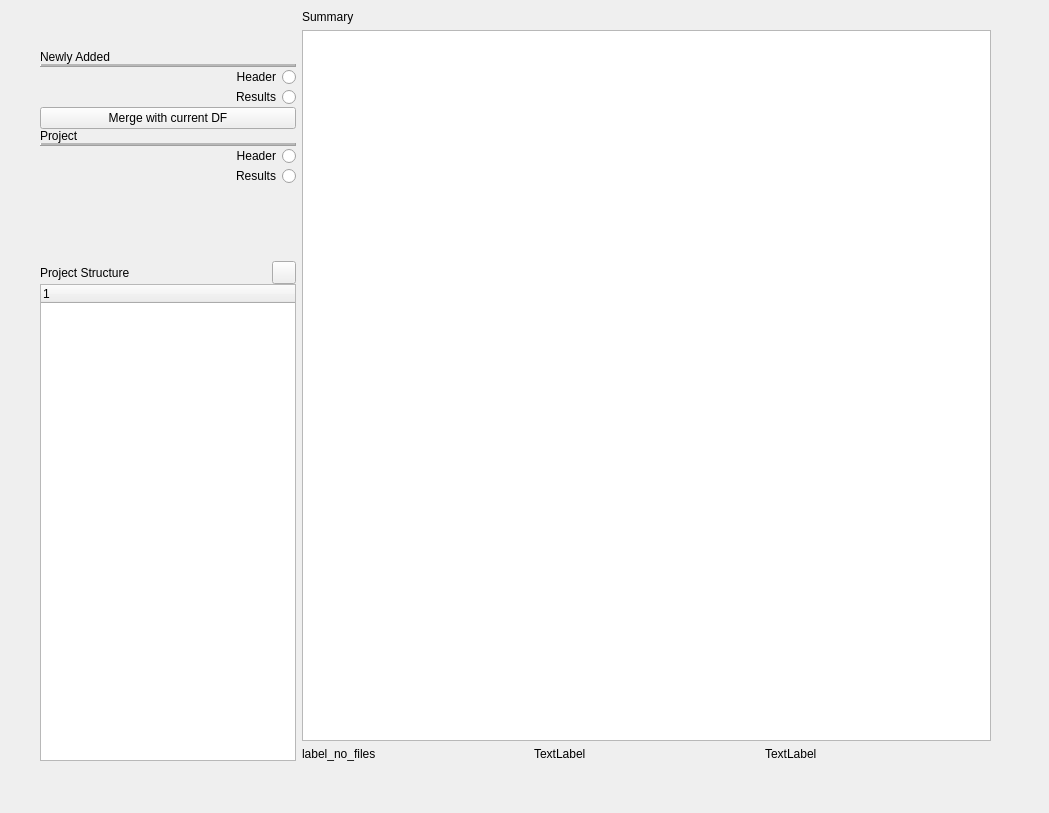
<?xml version="1.0" encoding="UTF-8"?>
<ui version="4.0">
 <class>Widget</class>
 <widget class="QWidget" name="Widget">
  <property name="geometry">
   <rect>
    <x>0</x>
    <y>0</y>
    <width>1049</width>
    <height>813</height>
   </rect>
  </property>
  <property name="windowTitle">
   <string>Form</string>
  </property>
  <widget class="QWidget" name="horizontalLayoutWidget">
   <property name="geometry">
    <rect>
     <x>40</x>
     <y>10</y>
     <width>951</width>
     <height>751</height>
    </rect>
   </property>
   <layout class="QHBoxLayout" name="horizontalLayout" stretch="0,0">
    <item>
     <layout class="QVBoxLayout" name="verticalLayout_2" stretch="0,0,0,0,0,0,0,0,0,0,0,0,0">
      <property name="spacing">
       <number>0</number>
      </property>
      <property name="sizeConstraint">
       <enum>QLayout::SetFixedSize</enum>
      </property>
      <property name="rightMargin">
       <number>0</number>
      </property>
      <item>
       <spacer name="verticalSpacer_2">
        <property name="orientation">
         <enum>Qt::Vertical</enum>
        </property>
        <property name="sizeType">
         <enum>QSizePolicy::Fixed</enum>
        </property>
        <property name="sizeHint" stdset="0">
         <size>
          <width>20</width>
          <height>40</height>
         </size>
        </property>
       </spacer>
      </item>
      <item>
       <widget class="QLabel" name="label">
        <property name="text">
         <string>Newly Added</string>
        </property>
       </widget>
      </item>
      <item>
       <widget class="Line" name="line_2">
        <property name="layoutDirection">
         <enum>Qt::LeftToRight</enum>
        </property>
        <property name="frameShadow">
         <enum>QFrame::Raised</enum>
        </property>
        <property name="lineWidth">
         <number>1</number>
        </property>
        <property name="midLineWidth">
         <number>2</number>
        </property>
        <property name="orientation">
         <enum>Qt::Horizontal</enum>
        </property>
       </widget>
      </item>
      <item>
       <widget class="QRadioButton" name="radioButton_2">
        <property name="layoutDirection">
         <enum>Qt::RightToLeft</enum>
        </property>
        <property name="text">
         <string>Header</string>
        </property>
       </widget>
      </item>
      <item>
       <widget class="QRadioButton" name="radioButton">
        <property name="layoutDirection">
         <enum>Qt::RightToLeft</enum>
        </property>
        <property name="text">
         <string>Results</string>
        </property>
       </widget>
      </item>
      <item>
       <widget class="QPushButton" name="merge_dfs">
        <property name="text">
         <string>Merge with current DF</string>
        </property>
       </widget>
      </item>
      <item>
       <widget class="QLabel" name="label_2">
        <property name="layoutDirection">
         <enum>Qt::LeftToRight</enum>
        </property>
        <property name="autoFillBackground">
         <bool>false</bool>
        </property>
        <property name="text">
         <string>Project</string>
        </property>
       </widget>
      </item>
      <item>
       <widget class="Line" name="line">
        <property name="layoutDirection">
         <enum>Qt::LeftToRight</enum>
        </property>
        <property name="frameShadow">
         <enum>QFrame::Raised</enum>
        </property>
        <property name="lineWidth">
         <number>1</number>
        </property>
        <property name="midLineWidth">
         <number>2</number>
        </property>
        <property name="orientation">
         <enum>Qt::Horizontal</enum>
        </property>
       </widget>
      </item>
      <item>
       <widget class="QRadioButton" name="radioButton_3">
        <property name="layoutDirection">
         <enum>Qt::RightToLeft</enum>
        </property>
        <property name="text">
         <string>Header</string>
        </property>
       </widget>
      </item>
      <item>
       <widget class="QRadioButton" name="radioButton_4">
        <property name="layoutDirection">
         <enum>Qt::RightToLeft</enum>
        </property>
        <property name="text">
         <string>Results</string>
        </property>
       </widget>
      </item>
      <item>
       <spacer name="verticalSpacer">
        <property name="orientation">
         <enum>Qt::Vertical</enum>
        </property>
        <property name="sizeType">
         <enum>QSizePolicy::Fixed</enum>
        </property>
        <property name="sizeHint" stdset="0">
         <size>
          <width>20</width>
          <height>75</height>
         </size>
        </property>
       </spacer>
      </item>
      <item>
       <layout class="QHBoxLayout" name="horizontalLayout_3">
        <item>
         <widget class="QLabel" name="label_4">
          <property name="text">
           <string>Project Structure</string>
          </property>
         </widget>
        </item>
        <item>
         <widget class="QToolButton" name="toolButton">
          <property name="text">
           <string/>
          </property>
          <property name="icon">
           <iconset theme="sync-synchronizing"/>
          </property>
         </widget>
        </item>
       </layout>
      </item>
      <item>
       <widget class="QTreeWidget" name="treeWidget">
        <property name="sizePolicy">
         <sizepolicy hsizetype="Minimum" vsizetype="Expanding">
          <horstretch>0</horstretch>
          <verstretch>0</verstretch>
         </sizepolicy>
        </property>
        <column>
         <property name="text">
          <string notr="true">1</string>
         </property>
        </column>
       </widget>
      </item>
     </layout>
    </item>
    <item>
     <layout class="QVBoxLayout" name="verticalLayout">
      <item>
       <widget class="QLabel" name="label_3">
        <property name="text">
         <string>Summary</string>
        </property>
       </widget>
      </item>
      <item>
       <widget class="QTableWidget" name="tableWidget"/>
      </item>
      <item>
       <layout class="QHBoxLayout" name="horizontalLayout_2">
        <item>
         <widget class="QLabel" name="label_7">
          <property name="text">
           <string>label_no_files</string>
          </property>
         </widget>
        </item>
        <item>
         <widget class="QLabel" name="label_6">
          <property name="text">
           <string>TextLabel</string>
          </property>
         </widget>
        </item>
        <item>
         <widget class="QLabel" name="label_5">
          <property name="text">
           <string>TextLabel</string>
          </property>
         </widget>
        </item>
       </layout>
      </item>
     </layout>
    </item>
   </layout>
  </widget>
 </widget>
 <resources/>
 <connections/>
</ui>
